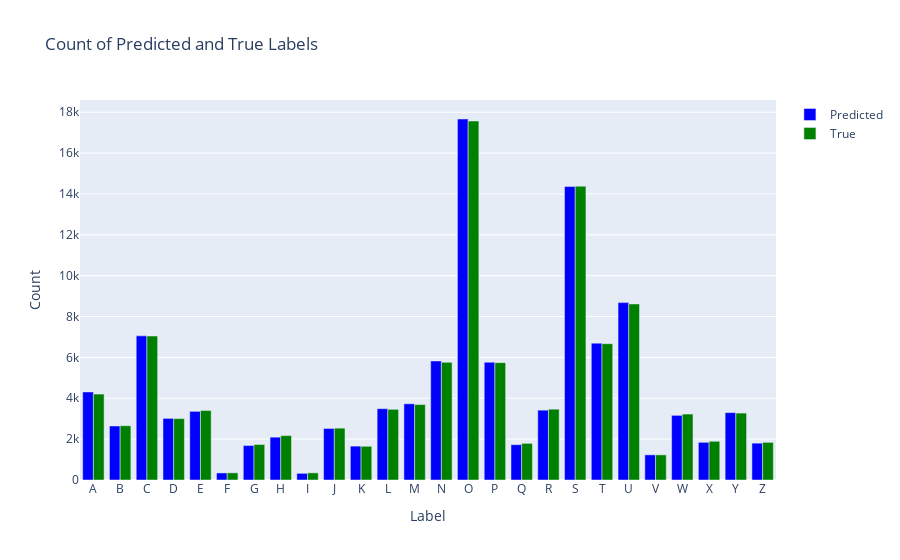

The cell this chart's notebook holds for it:
### Code cell
df5 = pd.DataFrame({'True Label': y_test, 'Predicted Label': y_predct[4]})
create_grouped_bar_chart(df5)

### Figure 1 — Plotly figure (JSON) as saved in the notebook; plotly's stock layout.template omitted (floating-point values rounded to 4 significant figures)
{"data": [{"marker": {"color": "blue"}, "name": "Predicted", "type": "bar", "x": ["A", "B", "C", "D", "E", "F", "G", "H", "I", "J", "K", "L", "M", "N", "O", "P", "Q", "R", "S", "T", "U", "V", "W", "X", "Y", "Z"], "y": [4310, 2644, 7055, 3016, 3359, 345, 1687, 2097, 326, 2522, 1658, 3491, 3730, 5827, 17669, 5764, 1729, 3419, 14367, 6699, 8682, 1232, 3165, 1843, 3297, 1803]}, {"marker": {"color": "green"}, "name": "True", "type": "bar", "x": ["A", "B", "C", "D", "E", "F", "G", "H", "I", "J", "K", "L", "M", "N", "O", "P", "Q", "R", "S", "T", "U", "V", "W", "X", "Y", "Z"], "y": [4204, 2656, 7048, 3005, 3402, 351, 1737, 2172, 350, 2538, 1650, 3459, 3694, 5760, 17569, 5744, 1794, 3466, 14381, 6671, 8616, 1230, 3227, 1894, 3275, 1843]}], "layout": {"barmode": "group", "title": {"text": "Count of Predicted and True Labels"}, "xaxis": {"title": {"text": "Label"}}, "yaxis": {"title": {"text": "Count"}}}}
